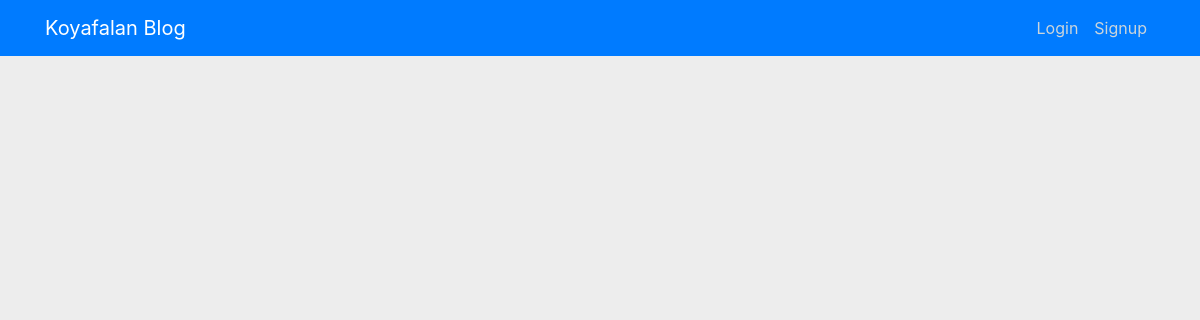
The app's page /, older data.
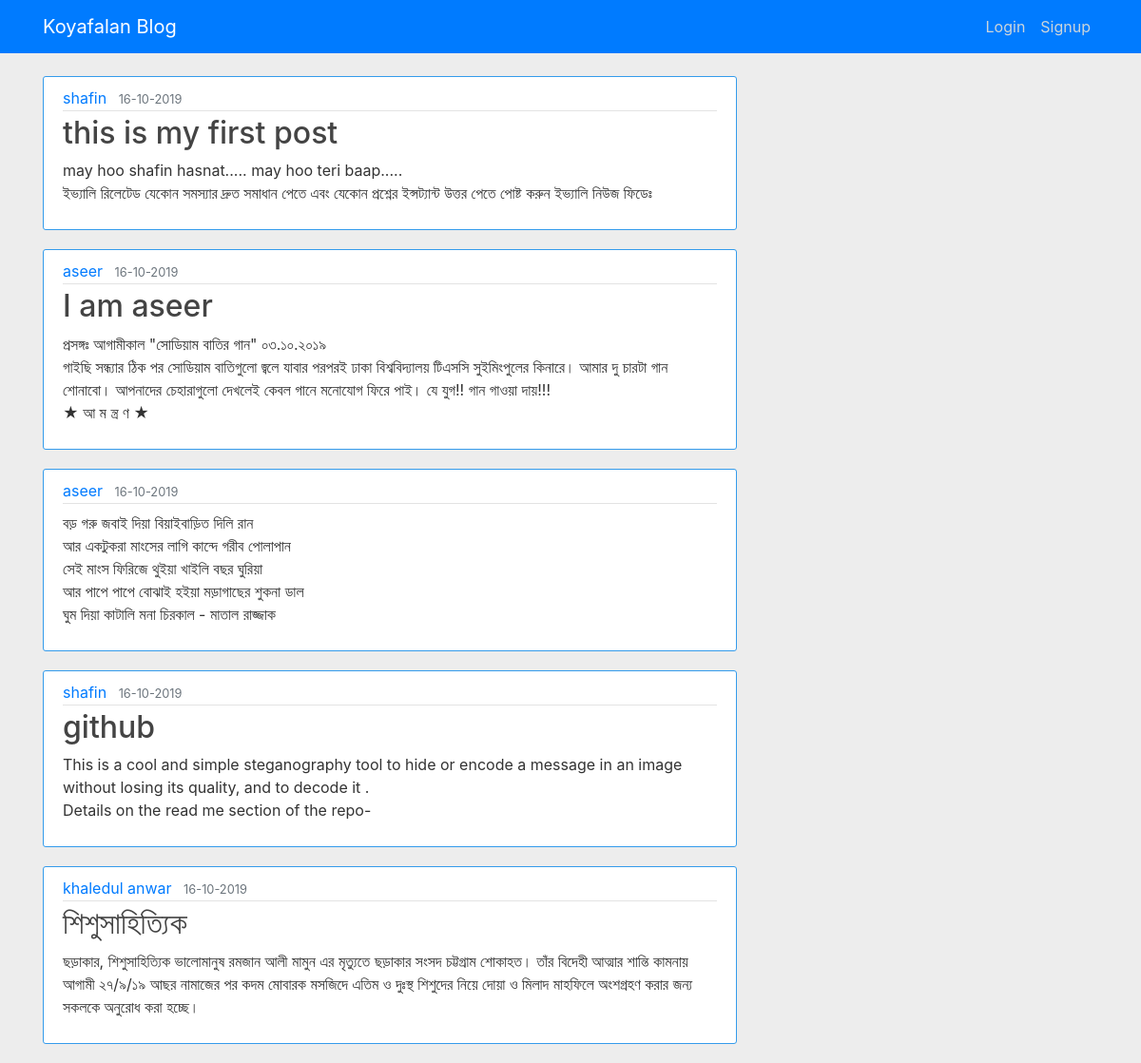
The same page, newer data.
### flaskblog/models.py (models this page shows, shortened)
class Post(db.Model):
    id = db.Column(db.Integer, primary_key=True)
    title = db.Column(db.String(100), unique=True, nullable=False)
    content = db.Column(db.Text, nullable=False)
    date_posted = db.Column(db.DateTime, nullable=False, default=datetime.utcnow)
    user_id = db.Column(db.Integer, db.ForeignKey('user.id'), nullable=False)

class User(db.Model,UserMixin,):
    id = db.Column(db.Integer, primary_key=True)
    username = db.Column(db.String(50), unique=True, nullable=False)
    email = db.Column(db.String(120), unique=True, nullable=False)
    image_file = db.Column(db.String(20), nullable=False, default='default.jpg')
    password = db.Column(db.String(60), nullable=False)
    posts=db.relationship('Post', backref='author', lazy=True)

### flaskblog/routes.py (the view)
@app.route('/',methods=['GET','POST'])
def home():
    form = PostForm()
    if form.validate_on_submit():
        post = Post(title = form.title.data, content = form.content.data,user_id=current_user.id)
        db.session.add(post)
        db.session.commit()
        return redirect(url_for('home'))
    posts = Post.query.all()
    return render_template('home.html', title='home',form=form, posts=posts)

### flaskblog/templates/home.html (shortened to what this page needs)
{% extends "layout.html" %}
{% block content %}
{% for post in posts%}
        <article class="media content-section">
          <div class="media-body">
            <div class="article-metadata">
              <a class="mr-2" href="#">{{ post.author.username }}</a>
              <small class="text-muted">{{ post.date_posted.strftime('%d-%m-%Y') }}</small>
            </div>
            <h2><a class="article-title" href="#">{{ post.title }}</a></h2>
            <p class="article-content">{{ post.content }}</p>
          </div>
        </article>
{% endfor %}
{% endblock  %}

### flaskblog/templates/layout.html (shortened to what this page needs)
<!DOCTYPE html>
<html>
<head>
    <link rel="stylesheet" href="https://maxcdn.bootstrapcdn.com/bootstrap/4.0.0/css/bootstrap.min.css">
</head>
<body>
    <header class="site-header">
      <nav class="navbar navbar-expand-sm bg-primary navbar-dark fixed-top">
        <div class="container">
          <a class="navbar-brand mr-4" href="/">Koyafalan Blog</a>
          <div class="collapse navbar-collapse" id="navbarToggle">
            <div class="navbar-nav">
              {% if current_user.is_active %}
                <a class="nav-item nav-link" href="{{ url_for('account') }}">{{ current_user.username }}</a>
                <a class="nav-item nav-link" href="{{ url_for('logout') }}">Logout</a>
              {% else %}
                <a class="nav-item nav-link" href="{{ url_for('login') }}">Login</a>
                <a class="nav-item nav-link" href="{{ url_for('signupForm') }}">Signup</a>
              {% endif %}
            </div>
          </div>
        </div>
      </nav>
    </header>
    <main role="main" class="container">
      <div class="row">
        <div class="col-md-8">
          {% block content %}{% endblock %}
        </div>
      </div>
    </main>
</body>
</html>

### flaskblog/templates/layout.html (style rules this page uses)
body { background: #ededed; color: #333333; margin-top: 5rem; }
h1, h2, h3, h4, h5, h6 { color: #444444; }
.site-header .navbar-nav .nav-link { color: #cbd5db; }
.content-section { background: #ffffff; padding: 10px 20px; border: 1px solid #349beb; border-radius: 3px; margin-bottom: 20px; }
.article-title { color: #444444; }
.article-content { white-space: pre-line; }
.article-metadata { padding-bottom: 1px; margin-bottom: 4px; border-bottom: 1px solid #e3e3e3 }

Row changes from the older to the newer data that the page shows:
added Post: author.username "shafin", date_posted "16-10-2019", title "this is my first post", content "may hoo shafin hasnat..... may hoo teri baap..... ইভ্যালি রিলেটেড যেকোন সমস্যার দ্রুত সমাধান পেতে এবং যেকোন প্রশ্নের ইন্সট্যান্ট উত্তর পেতে পোষ্ট করুন ইভ্যালি নিউজ ফিডেঃ"
added Post: author.username "aseer", date_posted "16-10-2019", title "I am aseer", content "প্রসঙ্গঃ আগামীকাল \"সোডিয়াম বাতির গান\" ০৩.১০.২০১৯ গাইছি সন্ধ্যার ঠিক পর সোডিয়াম বাতিগুলো জ্বলে যাবার পরপরই ঢাকা বিশ্ববিদ্যালয় টিএসসি সুইমিংপুলের কিনারে। আমার দু চারটা গান শোনাবো। আপনাদের চেহারাগুলো দেখলেই কেবল গানে মনোযোগ ফিরে পাই। যে যুগ!! গান গাওয়া দায়!!! ★ আ ম ন্ত্র ণ ★"
added Post: author.username "aseer", date_posted "16-10-2019", content "বড় গরু জবাই দিয়া বিয়াইবাড়িত দিলি রান আর একটুকরা মাংসের লাগি কান্দে গরীব পোলাপান সেই মাংস ফিরিজে থুইয়া খাইলি বছর ঘুরিয়া আর পাপে পাপে বোঝাই হইয়া মড়াগাছের শুকনা ডাল ঘুম দিয়া কাটালি মনা চিরকাল - মাতাল রাজ্জাক"
added Post: author.username "shafin", date_posted "16-10-2019", title "github", content "This is a cool and simple steganography tool to hide or encode a message in an image without losing its quality, and to decode it . Details on the read me section of the repo-"
added Post: author.username "khaledul anwar", date_posted "16-10-2019", title "শিশুসাহিত্যিক", content "ছড়াকার, শিশুসাহিত্যিক ভালোমানুষ রমজান আলী মামুন এর মৃত্যুতে ছড়াকার সংসদ চট্টগ্রাম শোকাহত। তাঁর বিদেহী আত্মার শান্তি কামনায় আগামী ২৭/৯/১৯ আছর নামাজের পর কদম মোবারক মসজিদে এতিম ও দুঃস্থ শিশুদের নিয়ে দোয়া ও মিলাদ মাহফিলে অংশগ্রহণ করার জন্য সকলকে অনুরোধ করা হচ্ছে।"
